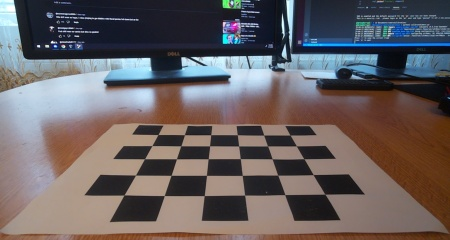
#> input picture hardware/cameraCalibration/images/image0.jpg, 450 x 240 px
$ python -i imagePreprocess.py   (imports and definitions only)   (older library calls are emulated)
#> lines starting #> are read from the running program, lines starting #| are printed output that depends on the picture; after the words box and inside, x2 and y2 are one past the last pixel; in counts of white or black regions, pixels touching at a corner belong together
#> further down, picture is the input picture: shape (240, 450, 3); mean B, G, R 97.6, 96.3, 103.7
import cv2
# import numpy as np


class ImagePreprocess:

    @staticmethod
    def preprocess(image):
        grayImage = cv2.cvtColor(image, cv2.COLOR_BGR2GRAY)
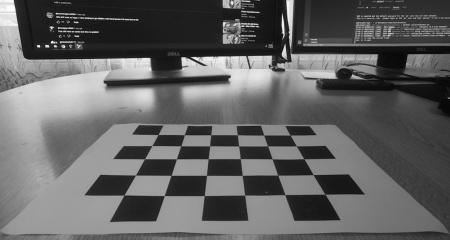
#> grayImage: shape (240, 450); min 5, max 255, mean 98.7
        blurredImage = cv2.GaussianBlur(grayImage, (5, 5), 0)
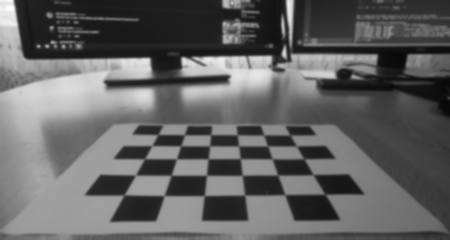
#> blurredImage: shape (240, 450); min 8, max 254, mean 98.7
        sobel = cv2.Sobel(blurredImage, cv2.CV_8U, 1, 1, ksize=3)
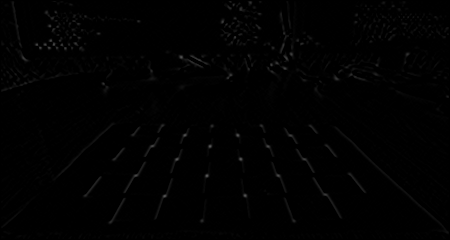
#> sobel: shape (240, 450); min 0, max 86, mean 1.4
        _, sobelThresh = cv2.threshold(sobel, 0, 255, cv2.THRESH_BINARY + cv2.THRESH_OTSU)
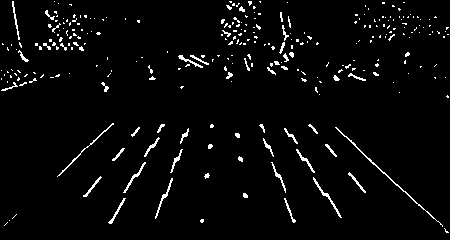
#> sobelThresh: shape (240, 450); 3.4% white in thin lines or dots

        # kernel = np.ones((12,12),np.uint8)
        # morphClose= cv2.morphologyEx(sobelThresh, cv2.MORPH_CLOSE, kernel)

        return sobelThresh

>>> import cv2
>>> picture = cv2.imread('../../../hardware/cameraCalibration/images/image0.jpg')
>>> result = ImagePreprocess().preprocess(picture)

$ run again, on hardware/cameraCalibration/images/image1.jpg
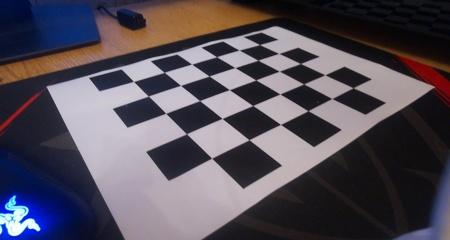
#> input picture hardware/cameraCalibration/images/image1.jpg, 450 x 240 px
#> picture is the input picture: shape (240, 450, 3); mean B, G, R 88.6, 78.2, 84.4
#> in preprocess, `blurredImage = cv2.GaussianBlur(grayImage, (5, 5), 0)`:
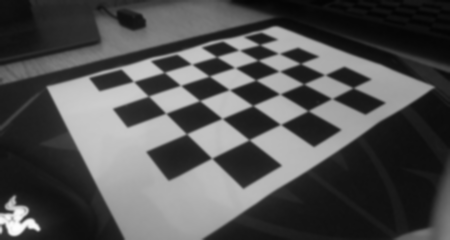
#> blurredImage: shape (240, 450); min 4, max 254, mean 81.3
#> in preprocess, `_, sobelThresh = cv2.threshold(sobel, 0, 255, cv2.THRESH_BINARY + cv2...`:
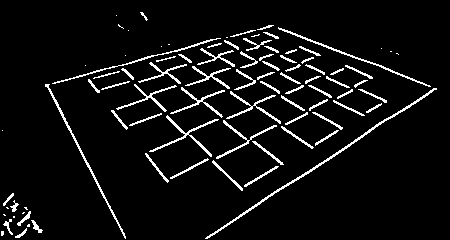
#> sobelThresh: shape (240, 450); 6.3% white in thin lines or dots

$ run again, on hardware/cameraCalibration/images/image10.jpg
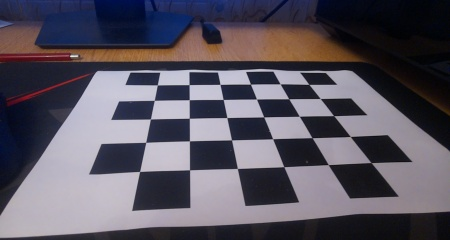
#> input picture hardware/cameraCalibration/images/image10.jpg, 450 x 240 px
#> picture is the input picture: shape (240, 450, 3); mean B, G, R 96.6, 84.9, 89.7
#> in preprocess, `blurredImage = cv2.GaussianBlur(grayImage, (5, 5), 0)`:
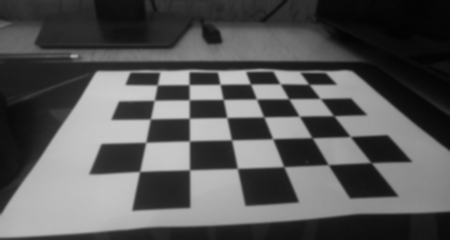
#> blurredImage: shape (240, 450); min 2, max 204, mean 87.7
#> in preprocess, `_, sobelThresh = cv2.threshold(sobel, 0, 255, cv2.THRESH_BINARY + cv2...`:
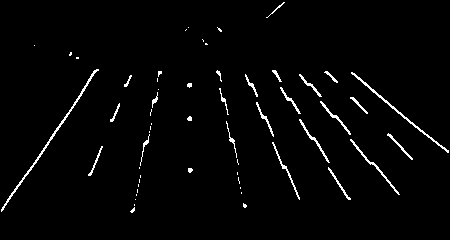
#> sobelThresh: shape (240, 450); 2.2% white in thin lines or dots, all inside (x1, y1, x2, y2) = (1, 2, 449, 213)

$ run again, on hardware/cameraCalibration/images/image2.jpg
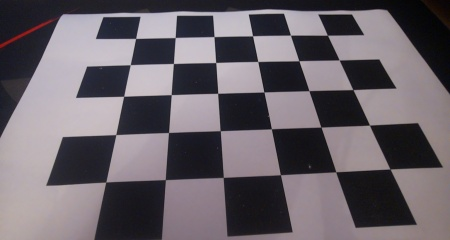
#> input picture hardware/cameraCalibration/images/image2.jpg, 450 x 240 px
#> picture is the input picture: shape (240, 450, 3); mean B, G, R 104.4, 97.6, 104.6
#> in preprocess, `blurredImage = cv2.GaussianBlur(grayImage, (5, 5), 0)`:
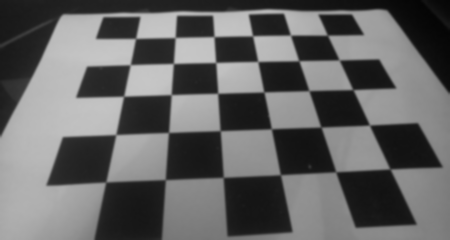
#> blurredImage: shape (240, 450); min 4, max 198, mean 100.5
#> in preprocess, `_, sobelThresh = cv2.threshold(sobel, 0, 255, cv2.THRESH_BINARY + cv2...`:
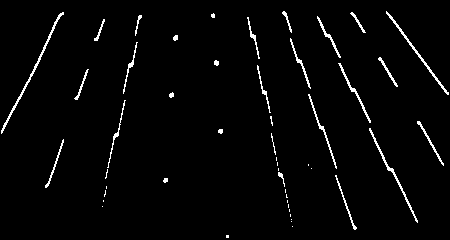
#> sobelThresh: shape (240, 450); 2.5% white in thin lines or dots
